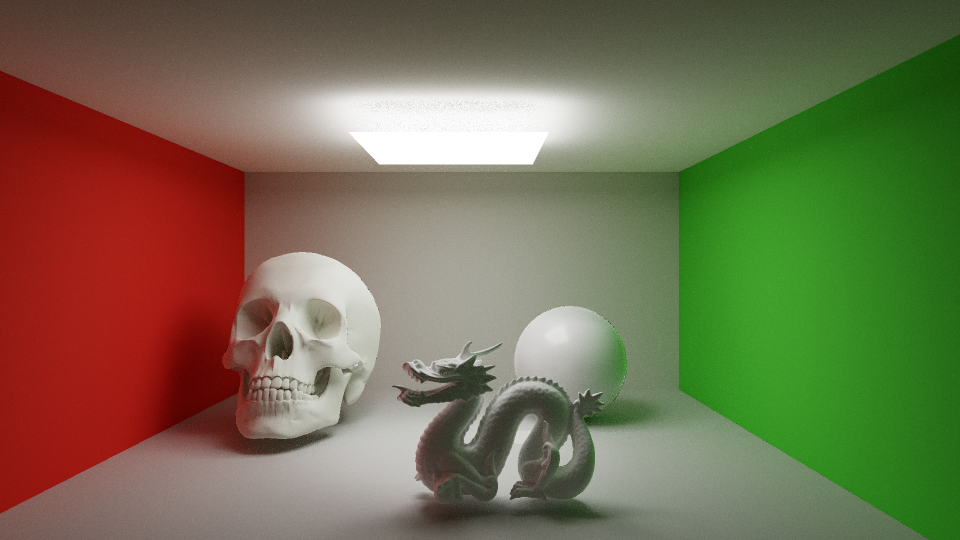
#> input picture experiments/runs/28_03_2026_12_52_run_1/frame_4096SPP.png, 1920 x 1080 px, given in place of 1SPP.png, which was not available (shown at 1/2 size); the run also reads 1 picture not shown here
$ python run_1_analysis.py
#> lines starting #> are read from the running program, lines starting #| are printed output that depends on the picture; long printed decimals are rounded; pictures that were not available may be replaced by others from this repository, and a replacement may not be noted
import numpy as np
import imageio as iio
import matplotlib.pyplot as plt
import os


# ----------------------------
# Utility Functions
# ----------------------------

def load_img(path):
    img = iio.imread(path).astype(np.float32) / 255.0
    return img


def mse(a, b):
    return np.mean((a - b) ** 2)


def psnr(a, b):
    m = mse(a, b)
    return -10.0 * np.log10(m + 1e-8)


def save_heatmap(err, path):
    # Convert RGB error to scalar
    err_vis = np.linalg.norm(err, axis=2)

    plt.figure(figsize=(6, 5))
    plt.imshow(err_vis, cmap='inferno')
    plt.colorbar()
    plt.title("Error Heatmap")
    plt.axis('off')
    plt.tight_layout()
    plt.savefig(path, dpi=150)
    plt.close()


def save_strip(images, labels, path):
    # Normalize all images to same size (assumes same resolution)
    strip = np.concatenate(images, axis=1)

    # Save image
    iio.imwrite(path, (strip * 255).astype(np.uint8))

def save_square_comparison(images, titles, path):
    assert len(images) == 4, "This function expects exactly 4 images for a 2x2 grid."

    fig, axes = plt.subplots(2, 2, figsize=(6, 6))  # square figure

    # Flatten for easy iteration
    axes = axes.flatten()

    for i, ax in enumerate(axes):
        ax.imshow(images[i])
        ax.text(0.5, -0.05, titles[i],
        transform=ax.transAxes,
        ha='center', va='top', fontsize=9)
        ax.axis("off")

    # Tight layout for paper-ready look
    plt.subplots_adjust(wspace=0.02, hspace=0.02)

    # Save high quality
    plt.savefig(path, dpi=300, bbox_inches='tight', pad_inches=0.02)
    plt.close(fig)

def save_row_comparison(images, titles, path):
    assert len(images) == 2, "This function expects exactly 4 images for a 2x2 grid."

    fig, axes = plt.subplots(1, 2, figsize=(6, 6))  # square figure

    # Flatten for easy iteration
    axes = axes.flatten()

    for i, ax in enumerate(axes):
        ax.imshow(images[i])
        ax.text(0.5, -0.05, titles[i],
        transform=ax.transAxes,
        ha='center', va='top', fontsize=9)
        ax.axis("off")

    # Tight layout for paper-ready look
    plt.subplots_adjust(wspace=0.02, hspace=0.02)

    # Save high quality
    plt.savefig(path, dpi=300, bbox_inches='tight', pad_inches=0.02)
    plt.close(fig)

# ----------------------------
# Main Function
# ----------------------------

def main():
    # -------- Paths --------
    render_dir = "renders"
    output_dir = "outputs"

    os.makedirs(output_dir, exist_ok=True)

    # Input images
    paths = {
        "1spp": os.path.join(render_dir, "1SPP.png"),
        "16spp": os.path.join(render_dir, "16SPP.png"),
        "64spp": os.path.join(render_dir, "64SPP.png"),
        "ground_truth": os.path.join(render_dir, "4096SPP.png"),
    }

    # -------- Load images --------
    img_1 = load_img(paths["1spp"])
    img_16 = load_img(paths["16spp"])
#> call 2 of load_img, with path = 'renders/16SPP.png'
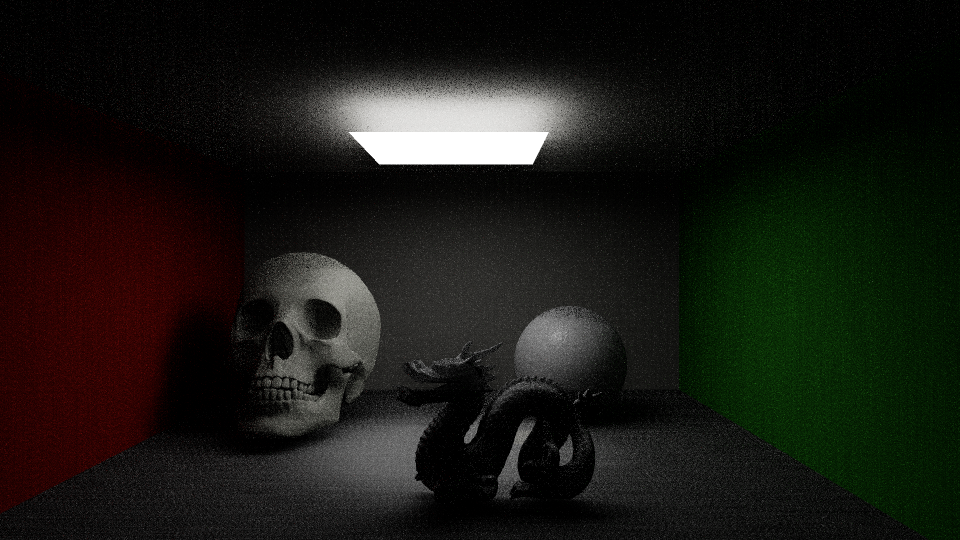
#> input picture experiments/runs/SamplingStrategy_64SPP_Run_1_Test/2frame_64SPP.png, 1920 x 1080 px, given in place of 16SPP.png, which was not available (shown at 1/2 size)
    img_64 = load_img(paths["64spp"])
    img_gt = load_img(paths["ground_truth"])

    # -------- Compute error (denoised vs GT) --------
    err = np.abs(img_64 - img_gt)
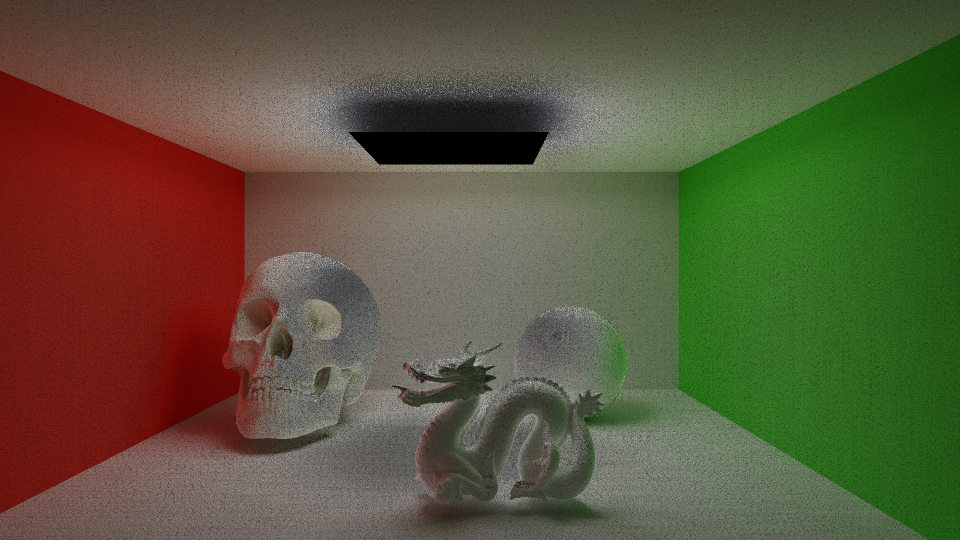
#> err: shape (1080, 1920, 3) float32 (shown at 1/2 size); mean R, G, B 0.354, 0.336, 0.236

    # -------- Metrics --------
    print("==== Metrics (64spp vs GT) ====")
    print(f"MSE:  {mse(img_64, img_gt):.6f}")
#| MSE:  0.1195
    print(f"PSNR: {psnr(img_64, img_gt):.2f} dB")
#> in psnr, `m = mse(a, b)`: m = 0.119
#| PSNR: 9.23 dB

    # -------- Save heatmap --------
    heatmap_path = os.path.join(output_dir, "error_heatmap.png")
    save_heatmap(err, heatmap_path)
#> in save_heatmap, `err_vis = np.linalg.norm(err, axis=2)`:
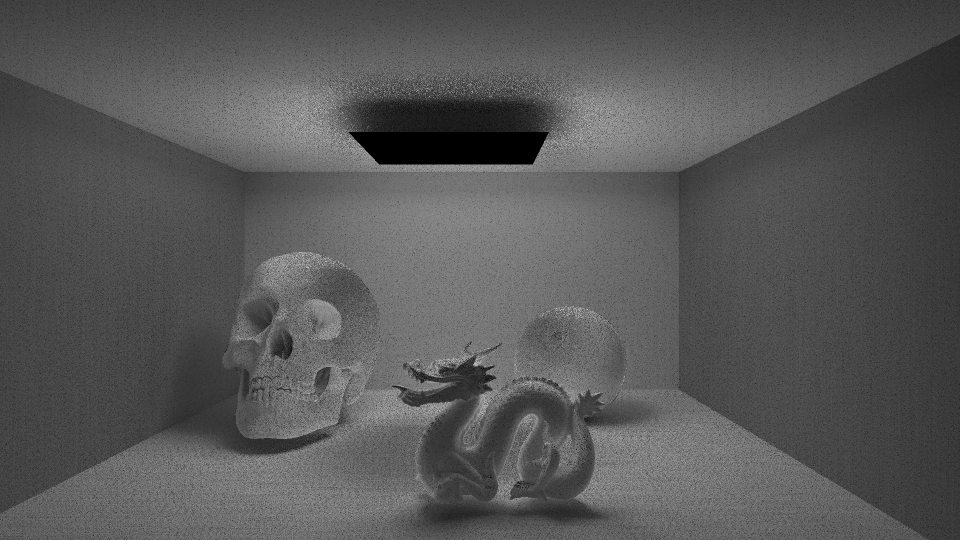
#> err_vis: shape (1080, 1920) float32 (shown at 1/2 size); min 0, max 1.65, mean 0.568; drawn with min black and max white
#> in save_heatmap, `plt.savefig(path, dpi=150)`:
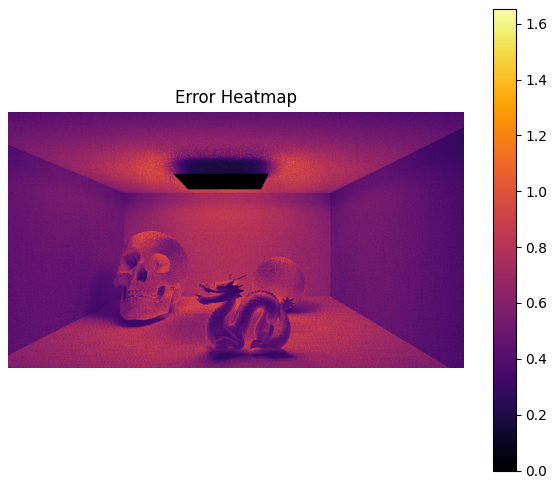
#> figure drawn by matplotlib, 2 panels
    print(f"Saved heatmap → {heatmap_path}")

    # -------- Save comparison strip --------
    strip_path = os.path.join(output_dir, "comparison_strip.png")
    save_strip(
        [img_1, img_16, img_64, img_gt],
        ["1 spp", "16 spp", "64 spp", "4096 spp"],
        strip_path
    )
#> in save_strip, `strip = np.concatenate(images, axis=1)`:
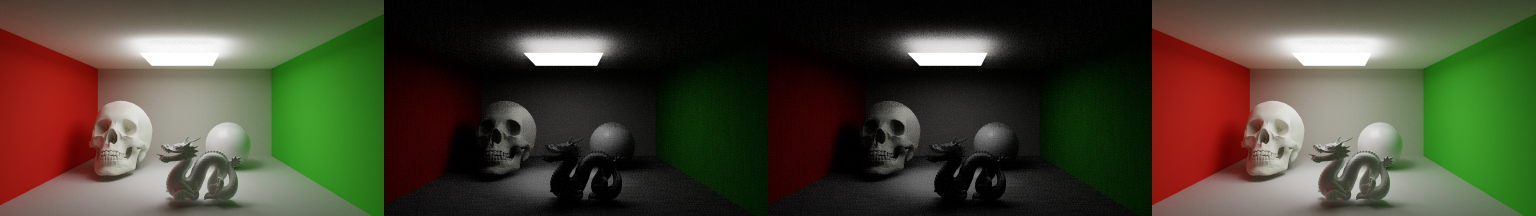
#> strip: shape (1080, 7680, 3) float32 (shown at 1/5 size); mean of channels 0, 1, 2 0.276, 0.267, 0.195; drawn as R, G, B
    print(f"Saved comparison strip → {strip_path}")

    grid_path = os.path.join(output_dir, "comparison_grid.png")

    save_square_comparison(
        [img_1, img_16, img_64, img_gt],
        ["1 spp", "16 spp", "64 spp", "4096 spp"],
        grid_path
    )

    print(f"Saved comparison grid → {grid_path}")

    row1_path = os.path.join(output_dir, "comparison_row1.png")

    save_row_comparison(
        [img_1, img_16],
        ["1 spp", "16 spp"],
        row1_path
    )

    print(f"Saved comparison row1 → {row1_path}")

    row2_path = os.path.join(output_dir, "comparison_row2.png")

    save_row_comparison(
        [img_64, img_gt],
        ["64 spp", "4096 spp"],
        row2_path
    )

    print(f"Saved comparison row2 → {row2_path}")


# ----------------------------
# Entry Point
# ----------------------------

if __name__ == "__main__":
    main()
